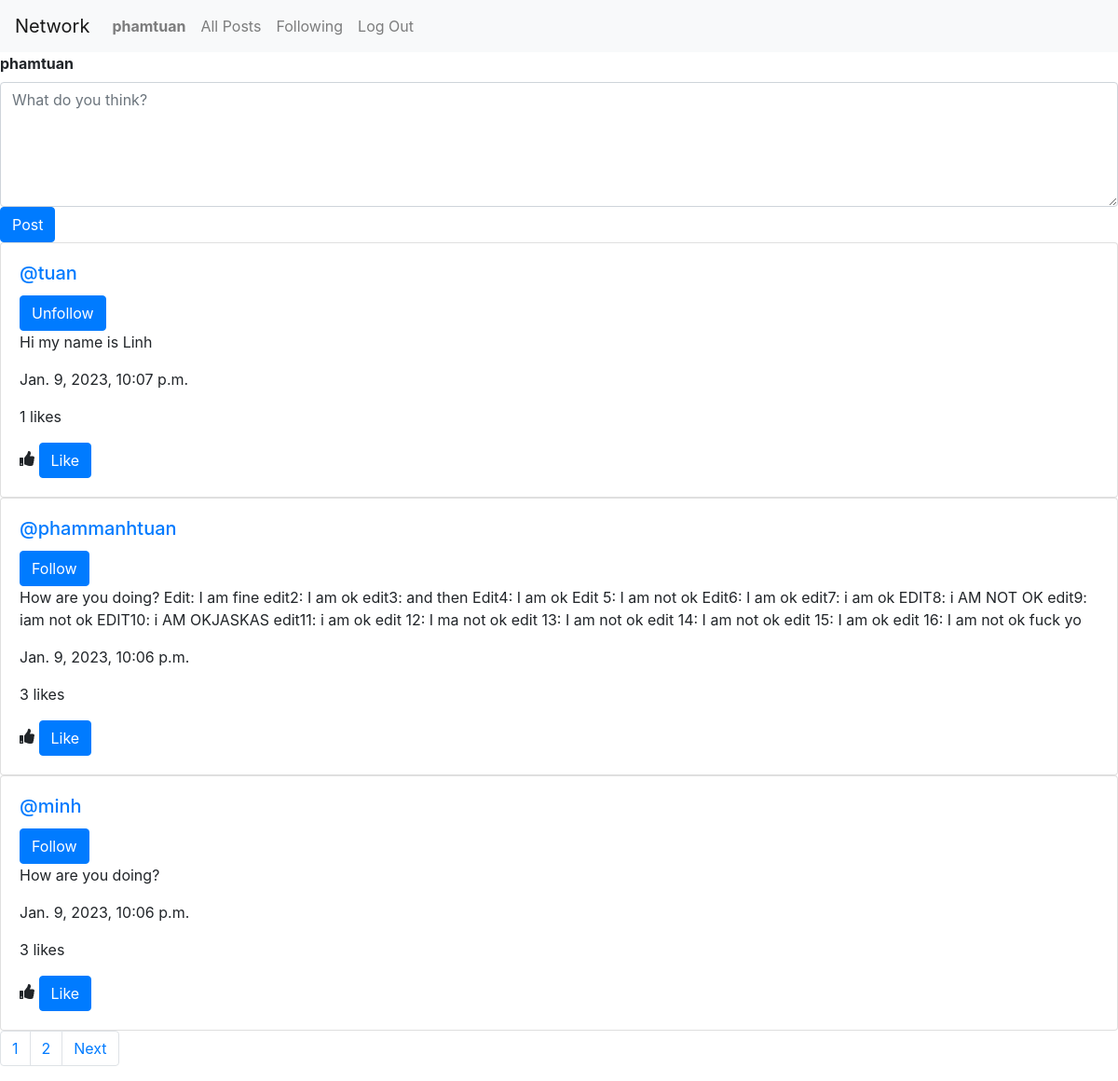
Page / (signed in) on the committed database.
### network/models.py (models this page shows, shortened)
class User(AbstractUser):
    pass

class Post(models.Model):
    owner = models.ForeignKey(User, on_delete = models.CASCADE, blank=True, null=True, related_name="owner")
    content = models.CharField(max_length=3000)
    timestamp = models.DateTimeField(auto_now_add=True)
    likes = models.ManyToManyField(User, blank=True, null=True, related_name="user_like")
    def likes_count(self):
        return self.likes.count()

### network/views.py (the view)
# urls.py: path("", views.index, name="index"),
def index(request):
    current_user = request.user
    followers = Follower.objects.filter(followers=current_user)
    list_following_of_owner = []
    for follower in followers:
        list_following_of_owner.append(follower.being_followered.username)
    posts = Post.objects.all().order_by("id").reverse()
    paginator = Paginator(posts, 3) # Show 10 posts per page.
    page_number = request.GET.get('page')
    posts_of_the_page = paginator.get_page(page_number)
    return render(request, "network/index.html",{
        "owner": current_user,
        "list_following_of_owner": list_following_of_owner,
        "posts_of_the_page": posts_of_the_page
    })

### network/templates/network/index.html (shortened to what this page needs)
{% extends "network/layout.html" %}
{% load static %}
{% block body %}
            {% if user.is_authenticated %}
            <div id="new_post_form">
                <form action="{% url 'posting' %}" id="post_form" method="Post">
                    <div>
                        <label for="new_post"><strong>{{request.user.username}}</strong></label>
                        <textarea class="form-control" placeholder="What do you think?" id="post_content" rows="5" name="post_content"></textarea>
                    </div>
                    <input type="submit" id="post_button" value="Post" class="btn btn-primary">
                </form>
            </div>
            {%  endif %}
    {% for post in posts_of_the_page %}
    <div class="card">
        <div class="card-body">
            <h5 class="card-title"><a href="{% url 'profile' post.owner.id %}">@{{post.owner.username}}</a></h5>
            {% if post.owner.username in list_following_of_owner %}
            <form action="{% url 'unfollow'%}" method="post">
                <input class="btn btn-primary" type="submit" value="Unfollow">
            </form>
            {% elif post.owner.username not in list_following_of_owner and post.owner.username != owner.username %}
                <form action="{% url 'follow'%}"method="post">
                    <input class="btn btn-primary" type="submit" value="Follow">
                </form>
            {% endif %}
            <p class="card-text" id="content_{{post.id}}">{{post.content}}</p>
            <p class="card-text">{{post.timestamp}} </p>
            <p class="card-text" id="number_of_likes">{{post.likes_count}} likes</p>
            <i class="fas fa-thumbs-up"></i>
            <button id="like_button" class="btn btn-primary" onclick="like_submit_handler({{post.id}}, {{post.likes_count}})">Like</button>
        </div>
    </div>
    {% endfor %}
    <nav aria-label="Page navigation example">
        <ul class="pagination">
            <li class="page-item"><a class="page-link" href="?page={{ posts_of_the_page }}">{{ posts_of_the_page.number }}</a></li>
            {% if posts_of_the_page.has_next %}
            <li class="page-item"><a class="page-link" href="?page={{ posts_of_the_page.next_page_number}}">{{ posts_of_the_page.next_page_number}}</a></li>
            <li class="page-item"><a class="page-link" href="?page={{ posts_of_the_page.next_page_number}}">Next</a></li>
            {% endif %}
        </ul>
      </nav>
{% endblock %}

### network/templates/network/layout.html (shortened to what this page needs)
{% load static %}
<!DOCTYPE html>
<html lang="en">
    <head>
        <link rel="stylesheet" href="https://stackpath.bootstrapcdn.com/bootstrap/4.4.1/css/bootstrap.min.css">
        <link href="{% static 'network/styles.css' %}" rel="stylesheet">
        <link rel="stylesheet" href="https://use.fontawesome.com/releases/v5.13.0/css/all.css">
    </head>
    </head>
    <body>
        <nav class="navbar navbar-expand-lg navbar-light bg-light">
            <a class="navbar-brand" href="#">Network</a>
            <div>
              <ul class="navbar-nav mr-auto">
                {% if user.is_authenticated %}
                    <li class="nav-item">
                        <a class="nav-link" href="{% url 'profile' user.id %}"><strong>{{ user.username }}</strong></a>
                    </li>
                {% endif %}
                <li class="nav-item">
                  <a class="nav-link" href="{% url 'index' %}">All Posts</a>
                </li>
                {% if user.is_authenticated %}
                    <li class="nav-item">
                        <a class="nav-link" href="{% url 'following' %}">Following</a>
                    </li>
                    <li class="nav-item">
                        <a class="nav-link" href="{% url 'logout' %}">Log Out</a>
                    </li>
                {% endif %}
              </ul>
            </div>
          </nav>
        <div class="body">
            {% block body %}
            {% endblock %}
        </div>
    </body>
</html>

### network/static/network/styles.css (style rules this page uses)
label { text-align: center; }

### rows in the picture
User: username "phamtuan", user.username "phamtuan"
Post: owner.username "tuan", content "Hi my name is Linh", timestamp "Jan. 9, 2023, 10:07 p.m.", likes_count "1"
Post: owner.username "phammanhtuan", content "How are you doing? Edit: I am fine edit2: I am ok edit3: and then Edit4: I am ok Edit 5: I am not ok Edit6: I am ok edit7: i am ok EDIT8: i AM NOT OK edit9: iam not ok EDIT10: i AM OKJASKAS edit11: i am ok edit 12: I ma not ok edit 13: I am not ok edit 14: I am not ok edit 15: I am ok edit 16: I am not ok fuck yo", timestamp "Jan. 9, 2023, 10:06 p.m.", likes_count "3"
Post: owner.username "minh", content "How are you doing?", timestamp "Jan. 9, 2023, 10:06 p.m.", likes_count "3"

### other values in the picture
{{ posts_of_the_page.number }} "1"
{{ posts_of_the_page.next_page_number }} "2"
